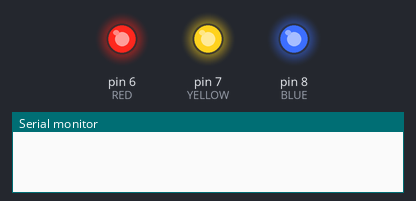
The sketch below on a simulated Arduino Uno, built with avr-gcc and run on an emulated ATmega328P. Parts: output pins drawn as LEDs (lit = HIGH), the last lines printed to the serial monitor.

Above: at 0.2 s.
At 5.1 s:
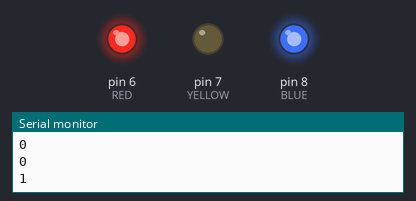
At 8.6 s:
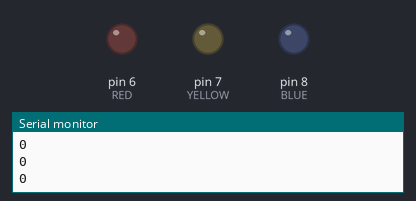
Timing chart, 0 to 9.0 s (numbered marks = the images above):
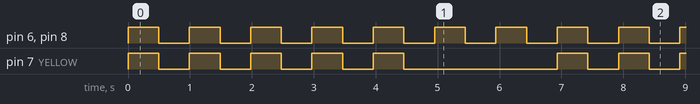

Measured:
- by itself, pin 6 (RED), pin 8 (BLUE): alternates HIGH for 0.50 s and LOW for 0.50 s
- by itself, pin 7 (YELLOW): repeats every 6.9 s: 4 × (LOW 0.50 s, HIGH 0.50 s), LOW 2.5 s, HIGH 0.50 s

The sketch:

blockingTask.ino
```cpp
#include <Arduino_FreeRTOS.h>

// Digital Pin Configuration

#define RED 6
#define YELLOW 7
#define BLUE 8

typedef int TaskProfiler;

TaskProfiler redLEDTaskProfiler;
TaskProfiler yellowLEDTaskProfiler;
TaskProfiler blueLEDTaskProfiler;

const uint16_t redLED = (uint16_t *) RED;
const uint16_t yellowLED = (uint16_t *) YELLOW;
const uint16_t blueLED = (uint16_t *) BLUE;

TaskHandle_t red_Handle, yellow_Handle, blue_Handle;

int redTaskPrio, yellowTaskPrio, blueTaskPrio;

uint32_t suspend_monitor;
uint32_t resume_monitor;
bool _suspended = false;

const TickType_t _500ms = pdMS_TO_TICKS(500);
void setup() {
  Serial.begin(9600);

  xTaskCreate(redLEDTaskController,"RED LED TASK",100,(void *) redLED,1,&red_Handle);
  xTaskCreate(yellowLEDTaskController,"YELLOW LED TASK",100,(void *) yellowLED,1,&yellow_Handle);
  xTaskCreate(blueLEDTaskController,"BLUE LED TASK",100,(void *) blueLED,1,&blue_Handle);
}

void redLEDTaskController(void *pvParameters){
  pinMode(RED,OUTPUT);
  while(1){
    digitalWrite(RED,digitalRead(RED)^1);
    vTaskDelay(_500ms);
    Serial.println(_suspended);
    if (_suspended) {
      resume_monitor ++;
      if (resume_monitor > 4){
        vTaskResume(yellow_Handle);
        resume_monitor = 0;
        _suspended = false;
      }
    }
  }
}

void yellowLEDTaskController(void *pvParameters){
  pinMode(YELLOW,OUTPUT);
  while(1){
    digitalWrite(YELLOW, digitalRead(YELLOW)^1);
    suspend_monitor++;
    vTaskDelay(_500ms);
    }
  }


void blueLEDTaskController(void *pvParameters){
  pinMode(BLUE, OUTPUT);
  while(1){
    digitalWrite(BLUE, digitalRead(BLUE)^1);
    if (suspend_monitor > 9){
      _suspended = true;
      suspend_monitor = 0;
      vTaskSuspend(yellow_Handle);
    }
    vTaskDelay(_500ms);
  }
}
void loop() {
  // put your main code here, to run repeatedly:

}
```
